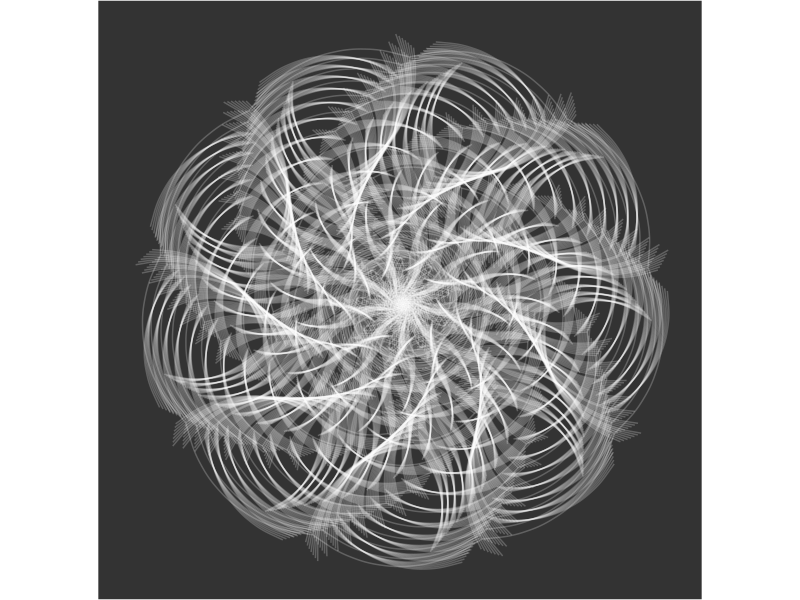

Here is the R script that generated this plot:
## ---- chunk 1

## ---- chunk 2

library(tidyverse)

# This function creates the segments of the original polygon
polygon <- function(n) {
  tibble(
    x    = accumulate(1:(n-1), ~.x+cos(.y*2*pi/n), .init = 0),
    y    = accumulate(1:(n-1), ~.x+sin(.y*2*pi/n), .init = 0),
    xend = accumulate(2:n,     ~.x+cos(.y*2*pi/n), .init = cos(2*pi/n)),
    yend = accumulate(2:n,     ~.x+sin(.y*2*pi/n), .init = sin(2*pi/n)))
}

# This function creates segments from some mid-point of the edges
mid_points <- function(d, p, a, i, FUN = ratio_f) {
  d %>% mutate(
    angle=atan2(yend-y, xend-x) + a,
    radius=FUN(i),
    x=p*x+(1-p)*xend,
    y=p*y+(1-p)*yend,
    xend=x+radius*cos(angle),
    yend=y+radius*sin(angle)) %>% 
    select(x, y, xend, yend)
}

# This function connect the ending points of mid-segments
con_points <- function(d) {
  d %>% mutate(
    x=xend,
    y=yend,
    xend=lead(x, default=first(x)),
    yend=lead(y, default=first(y))) %>% 
    select(x, y, xend, yend)
}

edges <- 9   # Number of edges of the original polygon
niter <- 310 # Number of iterations
pond <- 0.241  # Weight to calculate the point on the middle of each edge
step  <- 24  # Number of times to draw mid-segments before connect ending points
alph  <- 0.2288 # transparency of curves in geom_curve
angle <- 2.0807 # angle of mid-segment with the edge
curv <- 0.3584   # Curvature of curves
line_color <- "white" # Color of curves in geom_curve
back_color <- "gray20" # Background of the ggplot
ratio_f <- function(x) {log(x+1)} # To calculate the longitude of mid-segments

# Generation on the fly of the dataset
accumulate(.f = function(old, y) {
  if (y%%step!=0) mid_points(old, pond, angle, y) else con_points(old)
}, 1:niter,
.init=polygon(edges)) %>% bind_rows() -> df

# Plot
ggplot(df)+
  geom_curve(aes(x=x, y=y, xend=xend, yend=yend),
             curvature = curv,
             color=line_color,
             alpha=alph)+
  coord_equal()+
  theme(legend.position  = "none",
        panel.background = element_rect(fill=back_color),
        plot.background  = element_rect(fill=back_color),
        axis.ticks       = element_blank(),
        panel.grid       = element_blank(),
        axis.title       = element_blank(),
        axis.text        = element_blank()) -> plot

plot

## ---- chunk 3

cat(
  " Compiled: ",
  as.character(Sys.Date()),
  sep = ""
)
